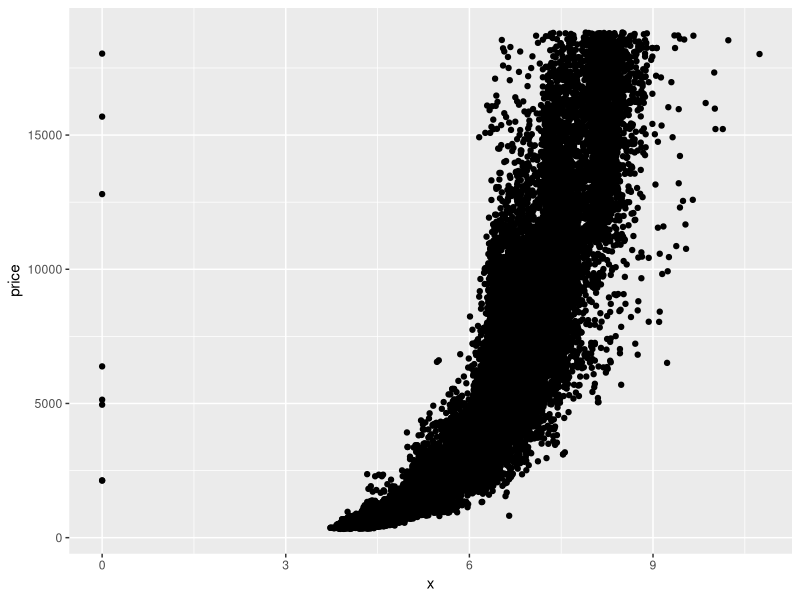
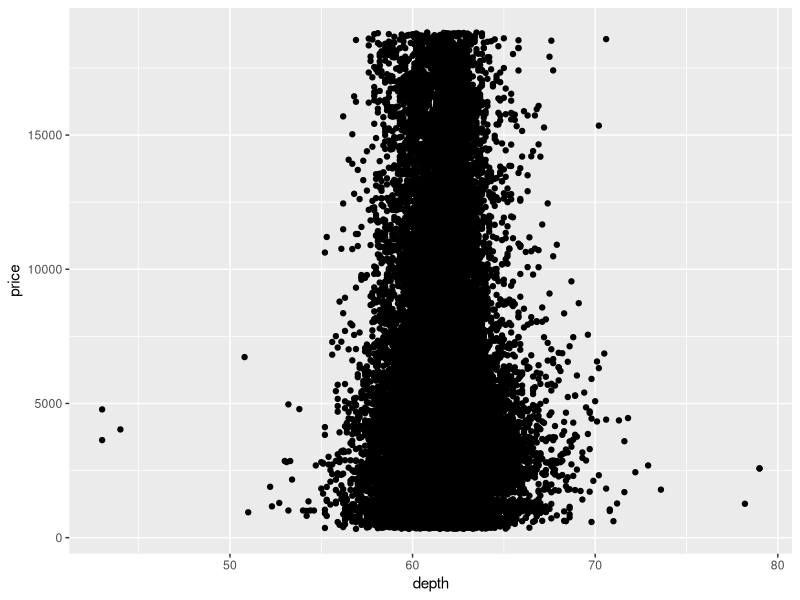
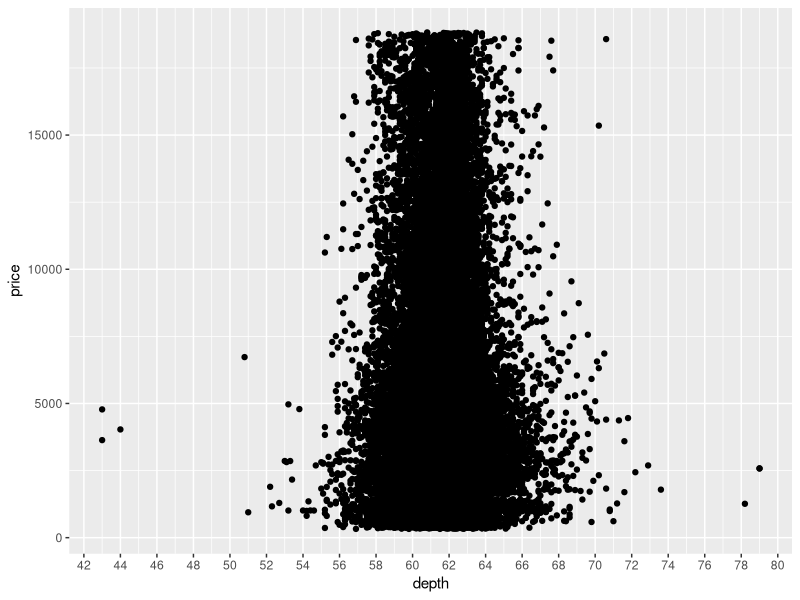
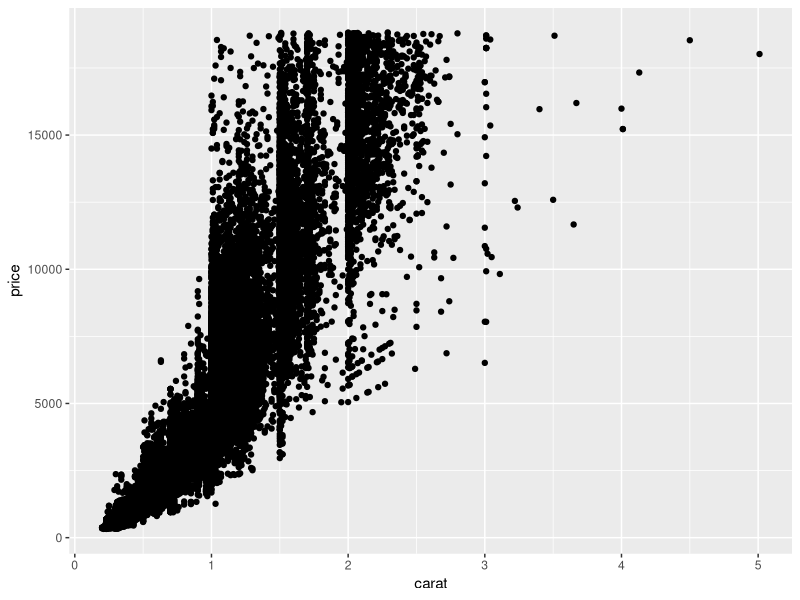
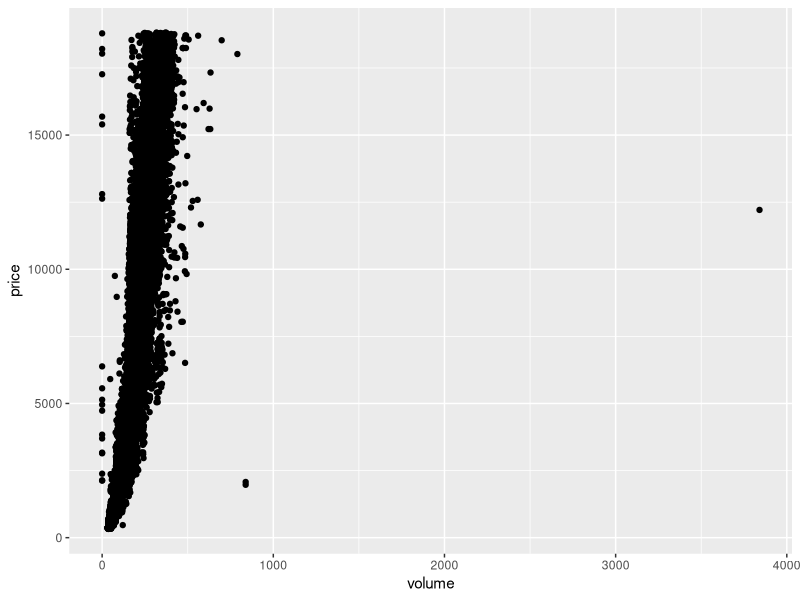
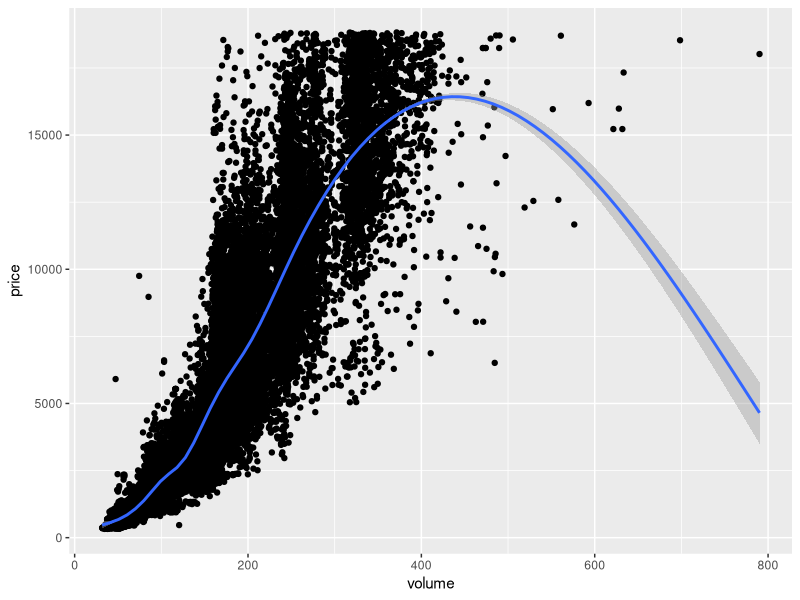
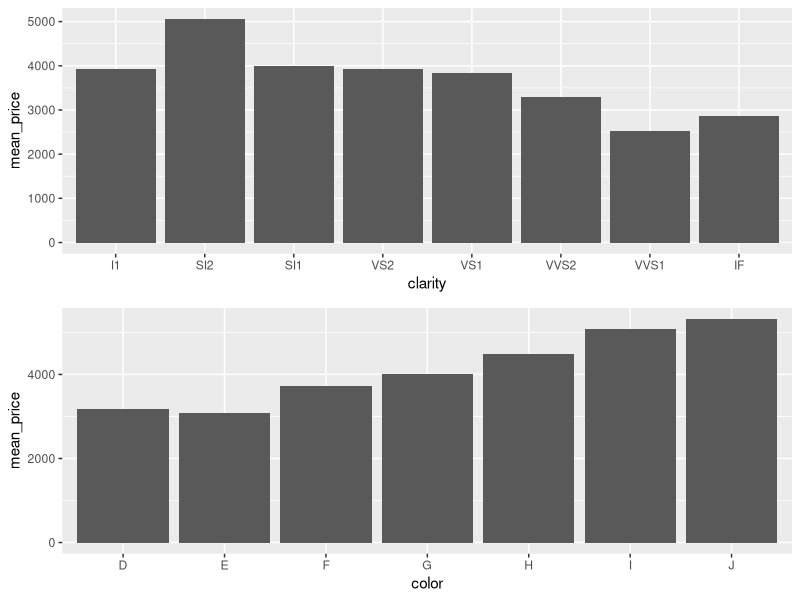

Generate these figures, in order, with R:
## ---- chunk 1
library(ggplot2)
library(dplyr)
data(diamonds)
## ---- chunk 2
ggplot(aes(x, price), data = diamonds) +
  geom_point()
## ---- chunk 3
with(diamonds, cor.test(price, x))
with(diamonds, cor.test(price, y))
with(diamonds, cor.test(price, z))

## ---- chunk 4
ggplot(aes(depth, price), data =diamonds) +
  geom_point()
## ---- chunk 5
ggplot(aes(depth, price), data =diamonds) +
  geom_point(aplha = 1/100) +
  scale_x_continuous(breaks=seq(0,80,2))
## ---- chunk 6
with(diamonds, cor.test(price, depth))
## ---- chunk 7
ggplot(aes(carat, price), data = diamonds) +
  geom_point()
## ---- chunk 8
diamonds$volume = diamonds$x * diamonds$y * diamonds$z
ggplot(aes(volume, price), data=diamonds) +
  geom_point()
## ---- chunk 9
with(subset(diamonds, volume!=0 & volume <800), cor.test(volume, price))
## ---- chunk 10
ggplot(aes(volume, price),data = subset(diamonds, volume!=0 & volume <800)) +
  geom_point() +
  geom_smooth()
## ---- chunk 11
diamondsByClarity = group_by(diamonds, clarity) %>%
  summarise(
    mean_price = mean(price),
    median_price = median(price),
    min_price = min(price),
    max_price = max(price),
    n = n()) %>%
  arrange(clarity)

head(diamondsByClarity)

## ---- chunk 12
diamonds_by_clarity = group_by(diamonds, clarity)
diamonds_mp_by_clarity = summarise(diamonds_by_clarity, mean_price = mean(price))

diamonds_by_color = group_by(diamonds, color)
diamonds_mp_by_color = summarise(diamonds_by_color, mean_price = mean(price))

p1 = ggplot(aes(x = clarity, y = mean_price), data = diamonds_mp_by_clarity) +
  geom_bar(stat = "identity")
p2 = ggplot(aes(x = color, y = mean_price), data = diamonds_mp_by_color) +
  geom_bar(stat = "identity")
library(gridExtra)
grid.arrange(p1, p2, ncol=1)

